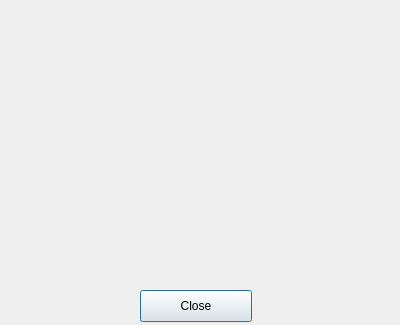
<?xml version="1.0" encoding="UTF-8"?>
<ui version="4.0">
 <class>Dialog</class>
 <widget class="QDialog" name="Dialog">
  <property name="geometry">
   <rect>
    <x>0</x>
    <y>0</y>
    <width>400</width>
    <height>325</height>
   </rect>
  </property>
  <property name="windowTitle">
   <string>Dialog</string>
  </property>
  <widget class="QPushButton" name="closeModal">
   <property name="geometry">
    <rect>
     <x>140</x>
     <y>290</y>
     <width>112</width>
     <height>32</height>
    </rect>
   </property>
   <property name="text">
    <string>Close</string>
   </property>
  </widget>
  <widget class="QLabel" name="imgLabel">
   <property name="geometry">
    <rect>
     <x>10</x>
     <y>0</y>
     <width>371</width>
     <height>261</height>
    </rect>
   </property>
   <property name="text">
    <string/>
   </property>
  </widget>
 </widget>
 <resources/>
 <connections/>
</ui>
